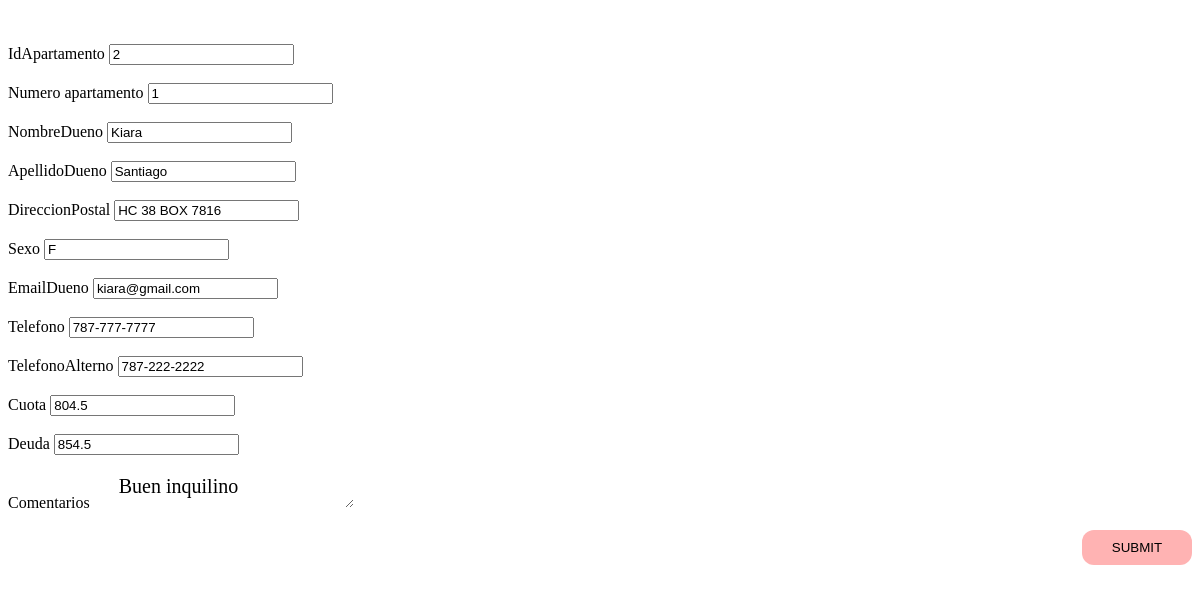
The page /editarApa.php?IdApartamento=2 (signed in) on the database its author committed.
### tables this page shows
CREATE TABLE `apartamentos` (
  `IdApartamento` int(11) NOT NULL,
  `NumApartamento` varchar(500) NOT NULL,
  `NombreDueno` varchar(50) NOT NULL,
  `ApellidoDueno` varchar(50) NOT NULL,
  `DireccionPostal` varchar(100) NOT NULL,
  `Sexo` varchar(1) NOT NULL,
  `EmailDueno` varchar(50) NOT NULL,
  `Telefono` varchar(20) NOT NULL,
  `TelefonoAlterno` varchar(20) NOT NULL,
  `Cuota` double NOT NULL,
  `Deuda` double NOT NULL,
  `Comentarios` varchar(500) NOT NULL
);

### editarApa.php (the view, shortened to what this page needs)
<?php
include 'dbconnect.php';
	$result = mysqli_query($db,"SELECT * FROM `apartamentos` WHERE IdApartamento='" . $_GET['IdApartamento'] . "'");
	$row=mysqli_fetch_array($result);
?>
<html>
	<head>
		<link rel="stylesheet" href="styles.css">
		</head>
		<body>
			<form method="post" action=""  autocomplete="off">
<br><br>
		<label>IdApartamento</label>
		<input type="text" name="IdApartamento" placeholder="IdApartamento"
               readonly
			  value="<?php echo $row['IdApartamento'] ?>"/>
			  <br><br>
		<label>Numero apartamento</label>
			<input type="text" name="NumApartamento" placeholder="NumApartamento"
			  value="<?php echo $row['NumApartamento'] ?>"/>
			  	  <br><br>
		<label>NombreDueno</label>
			<input type="text" name="NombreDueno" placeholder="NombreDueno"
			  value="<?php echo $row['NombreDueno'] ?>"/>
			  <br><br>
			  <label>ApellidoDueno</label>
			<input type="text" name="ApellidoDueno" placeholder="ApellidoDueno"
			  value="<?php echo $row['ApellidoDueno'] ?>"/>
			  <br><br>
			  <label>DireccionPostal</label>
			<input type="text" name="DireccionPostal" placeholder="DireccionPostalDueno"
			  value="<?php echo $row['DireccionPostal'] ?>"/>
			  <br><br>
			  <label>Sexo</label>
			<input type="text" name="Sexo" placeholder="Sexo"
			  value="<?php echo $row['Sexo'] ?>"/>
<br><br>
			 <label>EmailDueno</label>
			<input type="text" name="EmailDueno" placeholder="EmailDueno"
			  value="<?php echo $row['EmailDueno'] ?>"/>
<br><br>
			 <label>Telefono</label>
			<input type="text" name="Telefono" placeholder="Telefono"
			  value="<?php echo $row['Telefono'] ?>"/>
			  <br><br>
			  	 <label>TelefonoAlterno</label>
			<input type="text" name="TelefonoAlterno" placeholder="TelefonoAlterno"
			  value="<?php echo $row['TelefonoAlterno'] ?>"/>
			  <br><br>
			  	 <label>Cuota</label>
			<input type="text" name="Cuota" placeholder="Cuota"
			  value="<?php echo $row['Cuota'] ?>"/>
			  <br><br>
			  	 <label>Deuda</label>
			<input type="text" name="Deuda" placeholder="Deuda"
			  value="<?php echo $row['Deuda'] ?>"/>
			  <br><br>
			  	 <label>Comentarios</label>
			<textarea type="Comentarios"  name="Comentarios" placeholder="Comentarios" class="textBox"cols=50 rows=3> <?php echo $row['Comentarios']; ?></textarea>
			  <br><br>
			  	  <input class="submit2" type="submit" name="submit" value="Submit">
				</form>
				</body>
				</html>

### styles.css (style rules this page uses)
.textBox { height: 35px; width: 260px; border: none; padding-left: 20px; font-size:20px; font-family:Calibri; }
.submit2 { float: right; display:block; margin-right: auto; margin-left:auto; border: none; color: black; width: 110px; height: 35px; background: #ffb3b3; text-transform: uppercase; cursor: pointer; border-radius: 12px; }

### rows shown on the page
apartamentos: IdApartamento "2", NumApartamento "1", NombreDueno "Kiara", ApellidoDueno "Santiago", DireccionPostal "HC 38 BOX 7816", Sexo "F", EmailDueno "kiara@gmail.com", Telefono "787-777-7777", TelefonoAlterno "787-222-2222", Cuota "804.5", Deuda "854.5", Comentarios "Buen inquilino"
